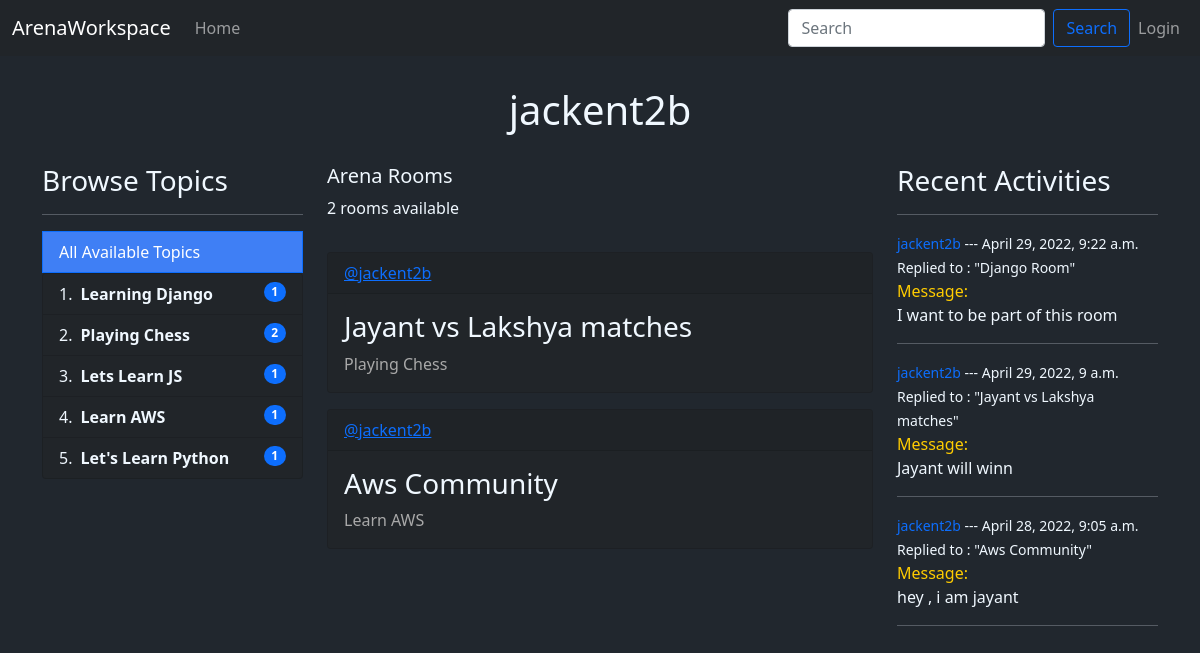
/user-profile/3/, run on the app's committed database.
### myapp/models.py (models this page shows, shortened)
class Topic(models.Model):
    name = models.CharField(max_length=100)

class Room(models.Model):
    host =  models.ForeignKey(User, on_delete=models.SET_NULL, null= True)
    topic = models.ForeignKey(Topic, on_delete=models.SET_NULL, null= True)
    name = models.CharField(max_length=100)
    description = models.CharField(null=True, blank=True, max_length=1000)
    participants = models.ManyToManyField(User,related_name='participants', blank=True)
    updated = models.DateField(auto_now=True)
    created = models.DateTimeField(auto_now_add=True)
    class Meta:
        ordering = ['-updated','-created']
    def __str__(self):
        return self.name

class Message(models.Model):
    user = models.ForeignKey(User,on_delete=models.CASCADE)
    room = models.ForeignKey(Room,on_delete=models.CASCADE)
    body = models.TextField()
    updated = models.DateField(auto_now=True)
    created = models.DateTimeField(auto_now_add=True)
    class Meta:
        ordering = ['-updated','-created']

### myapp/views.py (the view)
# urls.py: path('user-profile/<str:pk>/', views.userProfile, name="user-profile"),
def userProfile(request,pk):
    user = User.objects.get(id=pk)
    rooms = user.room_set.all()
    room_messages = user.message_set.all()
    room_count = rooms.count()
    topics = Topic.objects.all()
    context={'user':user,'rooms':rooms,'topics':topics,'room_messages':room_messages,'room_count':room_count}
    return render(request, 'profile.html',context)

### templates/profile.html (shortened to what this page needs)
{% extends 'main.html' %} {% block content %}
<p style="font-size: 2.5rem; text-align: center; margin: 1.5rem auto">
  {{user.username}}
</p>
<div class="container">
  <div class="row">
    <div class="col-3">{% include 'topics.html' %}</div>
    <div class="col-6">{% include 'feed_component.html' %}</div>
    <div class="col-3">{% include 'activity_component.html' %}</div>
  </div>
</div>
{% endblock content %}

### templates/topics.html
<div>
  <h3>Browse Topics</h3>
  <hr />
  <a
    href="{% url 'home' %}"
    class="list-group-item list-group-item-action active"
    aria-current="true"
    style="background-color: rgb(63, 127, 245)"
  >
    All Available Topics
  </a>
  <ol class="list-group list-group-numbered">
    {% for topic in topics%}
    <li
      style="background-color: #212529; color: aliceblue"
      class="list-group-item d-flex justify-content-between align-items-start"
    >
      <div class="ms-2 me-auto">
        <a
          href="{% url 'home' %}?q={{topic.name}}"
          class="fw-bold"
          style="color: aliceblue; text-decoration: none"
          >{{topic.name}}</a
        >
      </div>
      <span class="badge bg-primary rounded-pill"
        >{{topic.room_set.all.count}}</span
      >
    </li>
    {%endfor%}
  </ol>
</div>

### templates/feed_component.html (shortened to what this page needs)
<div class="row">
  <div class="col-8">
    <h5>Arena Rooms</h5>
    <p>{{room_count}} rooms available</p>
  </div>
</div>
<div>
  {% for room in rooms%}
  <div class="card" style="background-color: #212529; margin: 1rem auto">
    <div class="card-header" style="color: rgb(63, 127, 245)">
      <a href="/user-profile/{{room.host.id}}">@{{room.host.username}}</a>
    </div>
    <div class="card-body">
      <h3 class="card-title">
        <a
          style="text-decoration: none; color: aliceblue"
          href="/room/{{room.id}}"
          >{{room.name}}</a
        >
      </h3>
      <p class="card-text" style="color: darkgray">{{room.topic.name}}</p>
    </div>
  </div>
  {% endfor %}
</div>

### templates/activity_component.html (shortened to what this page needs)
<h3>Recent Activities</h3>
<hr />
{% for message in room_messages %}
<div>
  <small
    ><span
      ><a href="/user-profile/{{message.user.id}}" style="text-decoration: none"
        >{{message.user}}</a
      ></span
    >
    --- {{message.created}}</small
  >
  <small>Replied to : "{{message.room}}"</small>
  <div>
    <span style="color: #ffcc00">Message:</span>
    <p>{{message.body}}</p>
  </div>
  <hr />
</div>
{% endfor %}

### templates/main.html (style rules this page uses)
body { margin-top: 5rem; background-color: #21272e; color: aliceblue; }

### data on the page
Topic: name "Learning Django", room_set.all.count "1"
Topic: name "Playing Chess", room_set.all.count "2"
Topic: name "Lets Learn JS", room_set.all.count "1"
Topic: name "Learn AWS", room_set.all.count "1"
Topic: name "Let's Learn Python", room_set.all.count "1"
Room: host.username "jackent2b", name "Jayant vs Lakshya matches", topic.name "Playing Chess"
Room: host.username "jackent2b", name "Aws Community", topic.name "Learn AWS"
Message: user "jackent2b", created "April 29, 2022, 9:22 a.m.", room "Django Room", body "I want to be part of this room"
Message: user "jackent2b", created "April 29, 2022, 9 a.m.", room "Jayant vs Lakshya matches", body "Jayant will winn"
Message: user "jackent2b", created "April 28, 2022, 9:05 a.m.", room "Aws Community", body "hey , i am jayant"

### other printed values
{{ user.username }} "jackent2b"
{{ room_count }} "2"
